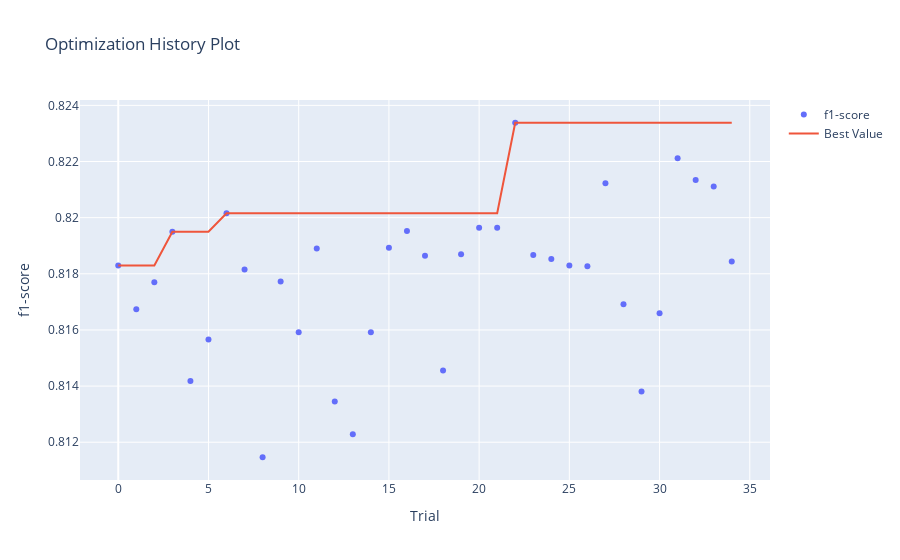

Write notebook code for a chart like this one.
### Code cell
optuna.visualization.plot_optimization_history(study, target_name='f1-score')

### Figure 1 — Plotly figure (JSON) as saved in the notebook; plotly's stock layout.template omitted (floating-point values rounded to 4 significant figures)
{"data": [{"mode": "markers", "name": "f1-score", "type": "scatter", "x": [0, 1, 2, 3, 4, 5, 6, 7, 8, 9, 10, 11, 12, 13, 14, 15, 16, 17, 18, 19, 20, 21, 22, 23, 24, 25, 26, 27, 28, 29, 30, 31, 32, 33, 34], "y": [0.8183, 0.8167, 0.8177, 0.8195, 0.8142, 0.8157, 0.8202, 0.8182, 0.8115, 0.8177, 0.8159, 0.8189, 0.8135, 0.8123, 0.8159, 0.8189, 0.8195, 0.8186, 0.8146, 0.8187, 0.8196, 0.8196, 0.8234, 0.8187, 0.8185, 0.8183, 0.8183, 0.8212, 0.8169, 0.8138, 0.8166, 0.8221, 0.8213, 0.8211, 0.8184]}, {"mode": "lines", "name": "Best Value", "type": "scatter", "x": [0, 1, 2, 3, 4, 5, 6, 7, 8, 9, 10, 11, 12, 13, 14, 15, 16, 17, 18, 19, 20, 21, 22, 23, 24, 25, 26, 27, 28, 29, 30, 31, 32, 33, 34], "y": [0.8183, 0.8183, 0.8183, 0.8195, 0.8195, 0.8195, 0.8202, 0.8202, 0.8202, 0.8202, 0.8202, 0.8202, 0.8202, 0.8202, 0.8202, 0.8202, 0.8202, 0.8202, 0.8202, 0.8202, 0.8202, 0.8202, 0.8234, 0.8234, 0.8234, 0.8234, 0.8234, 0.8234, 0.8234, 0.8234, 0.8234, 0.8234, 0.8234, 0.8234, 0.8234]}, {"marker": {"color": "#cccccc"}, "mode": "markers", "name": "Infeasible Trial", "showlegend": false, "type": "scatter", "x": [], "y": []}], "layout": {"title": {"text": "Optimization History Plot"}, "xaxis": {"title": {"text": "Trial"}}, "yaxis": {"title": {"text": "f1-score"}}}}
